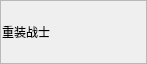
<?xml version="1.0" encoding="UTF-8"?>
<ui version="4.0">
 <class>ItemJobAndRace</class>
 <widget class="QWidget" name="ItemJobAndRace">
  <property name="geometry">
   <rect>
    <x>0</x>
    <y>0</y>
    <width>147</width>
    <height>64</height>
   </rect>
  </property>
  <property name="windowTitle">
   <string>Form</string>
  </property>
  <layout class="QHBoxLayout" name="horizontalLayout">
   <property name="spacing">
    <number>0</number>
   </property>
   <property name="leftMargin">
    <number>0</number>
   </property>
   <property name="topMargin">
    <number>0</number>
   </property>
   <property name="rightMargin">
    <number>0</number>
   </property>
   <property name="bottomMargin">
    <number>0</number>
   </property>
   <item>
    <widget class="QFrame" name="frame">
     <property name="frameShape">
      <enum>QFrame::StyledPanel</enum>
     </property>
     <property name="frameShadow">
      <enum>QFrame::Raised</enum>
     </property>
     <layout class="QHBoxLayout" name="horizontalLayout_2">
      <property name="spacing">
       <number>1</number>
      </property>
      <property name="leftMargin">
       <number>0</number>
      </property>
      <property name="topMargin">
       <number>0</number>
      </property>
      <property name="rightMargin">
       <number>0</number>
      </property>
      <property name="bottomMargin">
       <number>0</number>
      </property>
      <item>
       <widget class="QFrame" name="frame_ico">
        <property name="frameShape">
         <enum>QFrame::StyledPanel</enum>
        </property>
        <property name="frameShadow">
         <enum>QFrame::Raised</enum>
        </property>
       </widget>
      </item>
      <item>
       <widget class="QLabel" name="lb_name">
        <property name="text">
         <string>重装战士</string>
        </property>
       </widget>
      </item>
      <item>
       <spacer name="horizontalSpacer_2">
        <property name="orientation">
         <enum>Qt::Horizontal</enum>
        </property>
        <property name="sizeHint" stdset="0">
         <size>
          <width>40</width>
          <height>20</height>
         </size>
        </property>
       </spacer>
      </item>
     </layout>
    </widget>
   </item>
  </layout>
 </widget>
 <resources/>
 <connections/>
</ui>
